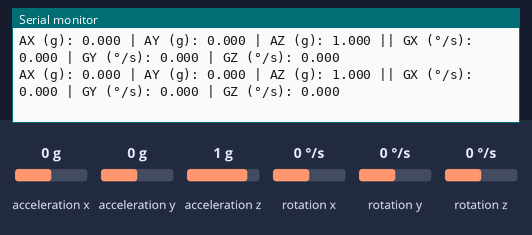
Recording of a sketch running on a simulated Arduino Uno, built with avr-gcc and run on an emulated ATmega328P. Shown: the last lines printed to the serial monitor. The inputs (shaded band) are chosen by the test bench; at power-on: acceleration x 0 g, acceleration y 0 g, acceleration z 1 g, rotation x 0 °/s, rotation y 0 °/s, rotation z 0 °/s.

Above: at 1.2 s.
1.3 s: acceleration x set to -1.4 g
At 1.62 s:
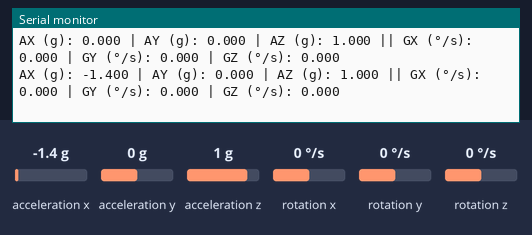
2.8 s: acceleration y set to -1.4 g
At 2.86 s:
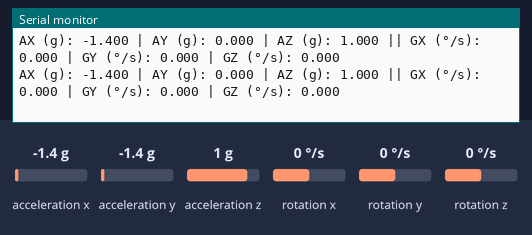
4.3 s: acceleration z set to -1.4 g
At 4.32 s:
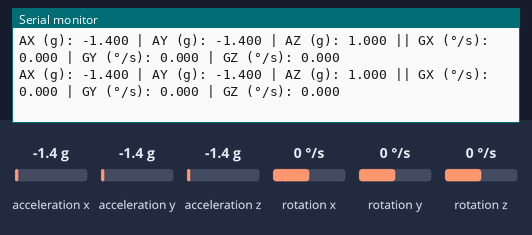
5.8 s: rotation x set to -192 °/s
At 5.98 s:
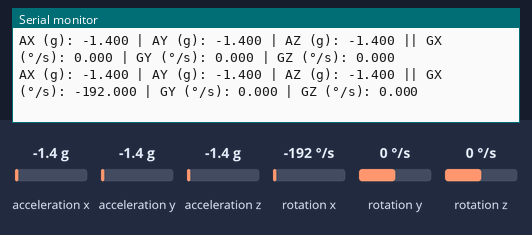
7.3 s: rotation y set to -192 °/s
At 7.44 s:
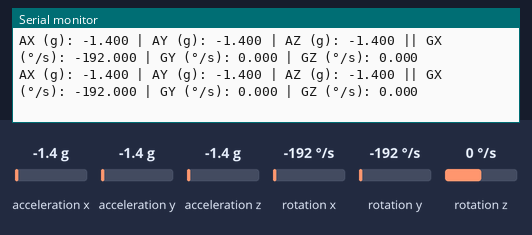

The sketch:

MPU6050_texto.ino
```cpp
// Biblioteca de comunicação I2C
#include <Wire.h>

// Biblioteca do sensor MPU6050
#include <MPU6050.h>

// Cria o objeto do sensor
MPU6050 mpu;

// Variáveis para armazenar os valores brutos do acelerômetro
int16_t ax_raw, ay_raw, az_raw;

// Variáveis para armazenar os valores brutos do giroscópio
int16_t gx_raw, gy_raw, gz_raw;

// Variáveis para armazenar a aceleração convertida em g
float ax, ay, az;

// Variáveis para armazenar a velocidade angular em graus por segundo
float gx, gy, gz;

void setup()
{
  // Inicializa comunicação serial
  Serial.begin(115200);

  // Inicializa barramento I2C
  Wire.begin();

  // Inicializa o sensor
  mpu.initialize();

  // Ajusta a escala do acelerômetro para ±4g
  mpu.setFullScaleAccelRange(MPU6050_ACCEL_FS_4);

  // Ajusta a escala do giroscópio para ±250°/s
  mpu.setFullScaleGyroRange(MPU6050_GYRO_FS_250);

  // Verifica se o sensor foi conectado corretamente
  if (mpu.testConnection())
  {
    Serial.println("MPU6050 conectado com sucesso");
  }
  else
  {
    Serial.println("Erro ao conectar com o MPU6050");
  }
}

void loop()
{
  // Lê os valores do acelerômetro e giroscópio
  mpu.getMotion6(&ax_raw, &ay_raw, &az_raw, &gx_raw, &gy_raw, &gz_raw);

  // ===================== ACELERÔMETRO =====================

  // Converte os valores para gravidade (g)
  ax = ax_raw / 8192.0;
  ay = ay_raw / 8192.0;
  az = az_raw / 8192.0;

  // ===================== GIROSCÓPIO =====================

  // Converte os valores para graus por segundo (°/s)
  gx = gx_raw / 131.0;
  gy = gy_raw / 131.0;
  gz = gz_raw / 131.0;

  // ===================== SAÍDA SERIAL =====================

  // Acelerômetro
  Serial.print("AX (g): ");
  Serial.print(ax, 3);

  Serial.print(" | AY (g): ");
  Serial.print(ay, 3);

  Serial.print(" | AZ (g): ");
  Serial.print(az, 3);

  // Giroscópio
  Serial.print(" || GX (°/s): ");
  Serial.print(gx, 3);

  Serial.print(" | GY (°/s): ");
  Serial.print(gy, 3);

  Serial.print(" | GZ (°/s): ");
  Serial.println(gz, 3);

  // Intervalo entre leituras
  delay(200);
}
```

Measured:
- after the input at 1.3 s, the serial monitor: prints a new line after 0.16 s (image 1)
- after the input at 5.8 s, the serial monitor: prints a new line at once (image 4)
